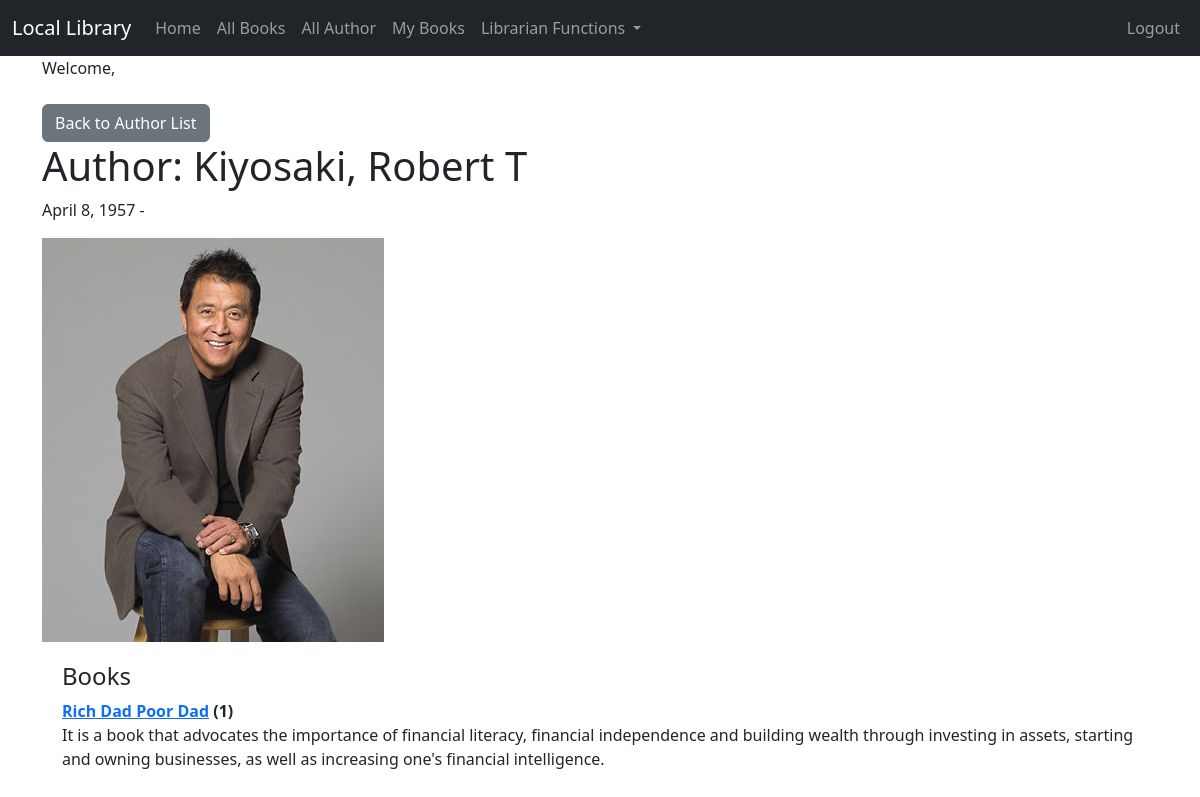
The app's page /author_detail/1 (signed in) with its own data.
### catalog/models.py (models this page shows, shortened)
class Author(models.Model):
    first_name = models.CharField(max_length=100)
    last_name = models.CharField(max_length=100)
    date_of_birth = models.DateField(null=True, blank=True)
    date_of_death = models.DateField('Died', null=True, blank=True)
    author_image = models.ImageField(upload_to='images/', null=True, blank=True)
    class Meta:
        ordering = ['last_name', 'first_name']
    def __str__(self):
        return f'{self.last_name}, {self.first_name}'

class Book(models.Model):
    title = models.CharField(max_length=200)
    author = models.ForeignKey('Author', on_delete=models.RESTRICT, null=True)
    summary = models.TextField(max_length=1000, help_text='Enter a brief description of the book')
    isbn = models.CharField('ISBN', max_length=13, unique=True,
                                   help_text='13 Character <a href="https://www.isbn-international.org/content/what-isbn">ISBN number</a>')
    genre = models.ManyToManyField(Genre, help_text='Select a genre for this book')
    book_image = models.ImageField(upload_to='images/', null=True, blank=True)
    def __str__(self):
        return self.title

### catalog/views.py (the view)
# urls.py: path('author_detail/<int:pk>', views.AuthorDetailView.as_view(),name='author_detail'),
class AuthorDetailView(LoginRequiredMixin, generic.DetailView):
   model = Author

### catalog/templates/catalog/author_detail.html
{% extends "catalog/base.html" %}
{% block content %}
<a href="{% url 'author_list' %}" class="btn btn-secondary">Back to Author List</a>
<h1>Author: {{ author }} </h1>
<p>{{author.date_of_birth}} - {% if author.date_of_death %}{{author.date_of_death}}{% endif %}</p>
    <div>
    {% if author.author_image %}
        <img src="{{ author.author_image.url }}">
    {% endif %}
    </div>
<div style="margin-left:20px;margin-top:20px">
<h4>Books</h4>
<dl>
{% for book in author.book_set.all %}
  <dt><a href="{% url 'book_detail' book.pk %}">{{book}}</a> ({{book.bookinstance_set.all.count}})</dt>
  <dd>{{book.summary}}</dd>
{% endfor %}
</dl>
</div>
{% endblock %}

### records on screen
Author: last_name+first_name "Kiyosaki, Robert T", date_of_birth "April 8, 1957", author_image (picture)
Book: title "Rich Dad Poor Dad", bookinstance_set.all.count "1", summary "It is a book that advocates the importance of financial literacy, financial independence and building wealth through investing in assets, starting and owning businesses, as well as increasing one's financial intelligence."
